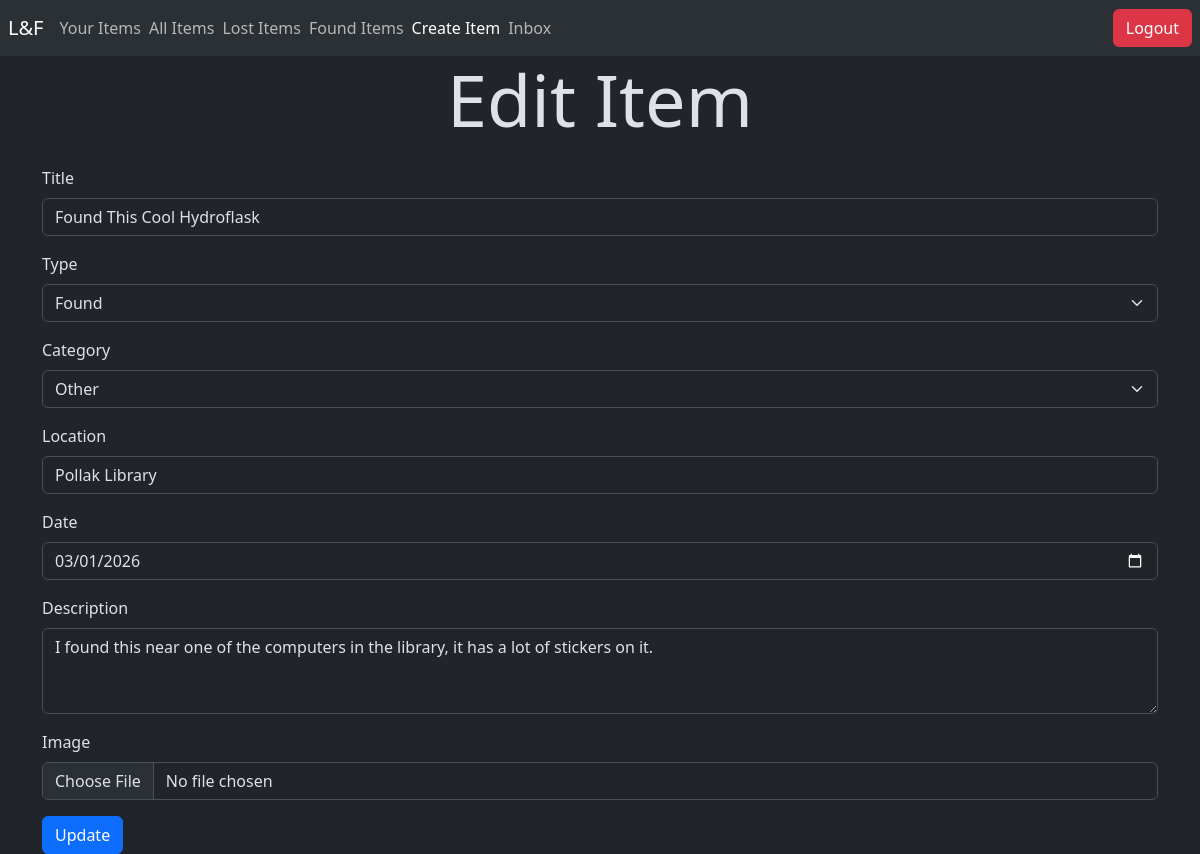
Screenshot of /edit_item.php?item_id=5 (signed in) with the database file from the repository.
### tables this page shows
CREATE TABLE ITEM (
    Item_id INT AUTO_INCREMENT,
    Inserted_at TIMESTAMP NOT NULL,
    Location VARCHAR(50) NOT NULL,
    Description VARCHAR(250) NOT NULL,
    Title VARCHAR(50) NOT NULL, 
    Type VARCHAR(20) NOT NULL,
    Category VARCHAR(20) NOT NULL,
    Status VARCHAR(20) NOT NULL,
    Date DATE NOT NULL,
    Img VARCHAR(225) NOT NULL,
    User_id INT NOT NULL,

    PRIMARY KEY (Item_id),
    FOREIGN KEY (User_id) REFERENCES USER (User_id)
);

### edit_item.php (the view, shortened to what this page needs)
<?php
include("connect.php");
$user_email = $_SESSION["Email"];
$item_id = $_GET['item_id'];
$sql_fetch_item = "select * from item where Item_id=$item_id;";
$item_row = $conn->query($sql_fetch_item);
$item = $item_row->fetch_assoc();
$sql_fetch_notifications = "select count(*) from notification where Recipient_email = '$user_email';";
$notifications = $conn->query($sql_fetch_notifications);
$row = $notifications->fetch_assoc();
$count = $row['count(*)'];
?>
<!doctype html>
<html lang="en" class="h-100" data-bs-theme="dark">
<head>
    <link href="https://cdn.jsdelivr.net/npm/bootstrap@5.3.8/dist/css/bootstrap.min.css" rel="stylesheet">
</head>
<body>
    <nav class="navbar bg-body-tertiary">
        <a class="navbar-brand ms-2" href="#">L&F</a>
        <ul class="navbar-nav me-auto flex-row d-flex">
            <li class="nav-item me-2">
                <a class="nav-link" href="user_items.php">Your Items</a>
            </li>
            <li class='nav-item me-2'>
                <a class='nav-link' href='view_items.php'>All Items</a>
            </li>
            <li class="nav-item me-2">
                <a class="nav-link" href="lost_items.php">Lost Items</a>
            </li>
            <li class="nav-item me-2">
                <a class="nav-link" href="found_items.php">Found Items</a>
            </li>
            <li class="nav-item me-2">
                <a class="nav-link active" href="item_submission.php">Create Item</a>
            </li>
            <?php
            if ($count > 0) {
                echo ("
                <li class='nav-item me-2'>
                    <a class='nav-link' href='view_conversations.php'>Inbox*</a>
                </li>
                ");
            } else {
                echo ("
                <li class='nav-item me-2'>
                    <a class='nav-link' href='view_conversations.php'>Inbox</a>
                </li>
                ");
            } ?>
        </ul>
        <a href="logout.php">
            <button class="btn btn-danger me-2" type="button">Logout</button>
        </a>
    </nav>
    <h1 class="display-2 text-center mb-4">Edit Item</h1>
    <div class="container">
        <form method="post" action="./update_item.php?item_id=<?php echo $item_id; ?>" enctype="multipart/form-data">
            <div class="mb-3">
                <label for="title" class="form-label">Title</label>
                <input type="text" class="form-control" id="title" name="title" value="<?php echo $item['Title']; ?>" required>
            </div>
            <div class="mb-3">
                <label for="type" class="form-label">Type</label>
                <select class="form-select" id="type" name="type" ?>" required>
                    <?php
                    if ($item['Type'] == 'Lost') {
                        echo ("
                        <option value='Lost' selected>Lost</option>
                        <option value='Found'>Found</option>
                        ");
                    } else {
                        echo ("
                        <option value='Lost'>Lost</option>
                        <option value='Found' selected>Found</option>
                        ");
                    }
                    ?>
                </select>
            </div>
            <div class="mb-3">
                <label for="category" class="form-label">Category</label>
                <select class="form-select" id="category" name="category" value="<?php echo $item['Category']; ?>" required>
                    <?php
                    if ($item['Category'] == 'Electronics') {
                        echo ("
                        <option value='Electronics' selected>Electronics</option>
                        <option value='Clothing'>Clothing</option>
                        <option value='Jewelry'>Jewelry</option>
                        <option value='Books'>Books</option>
                        <option value='Bags'>Bags</option>
                        <option value='Wallets'>Wallets</option>
                        <option value='Other'>Other</option>
                        ");
                    } else {
                        echo ("
                        <option value='Electronics'>Electronics</option>
                        <option value='Clothing'>Clothing</option>
                        <option value='Jewelry'>Jewelry</option>
                        <option value='Books' selected>Books</option>
                        <option value='Bags'>Bags</option>
                        <option value='Wallets'>Wallets</option>
                        <option value='Other' selected>Other</option>
                        ");
                    }
                    ?>
                </select>
            </div>
            <div class="mb-3">
                <label for="location" class="form-label">Location</label>
                <input type="text" class="form-control" id="location" name="location" value="<?php echo $item['Location']; ?>" required>
            </div>
            <div class="mb-3">
                <label for="date" class="form-label">Date</label>
                <input type="date" class="form-control" id="date" name="date" value="<?php echo $item['Date']; ?>" required>
            </div>
            <div class="mb-3">
                <label for="description" class="form-label">Description</label>
                <textarea class="form-control" id="description" name="description" rows="3" required><?php echo $item['Description']; ?></textarea>
            </div>
            <div class="mb-3">
                <label for="image" class="form-label">Image</label>
                <input type="file" class="form-control" id="image" name="image">
            </div>
            <button type="submit" class="btn btn-primary">Update</button>
        </form>
    </div>
</body>
</html>

### rows the page displays
item: title "Found This Cool Hydroflask", type "Found", category "Other", location "Pollak Library", date "03/01/2026", description "I found this near one of the computers in the library, it has a lot of stickers on it."
